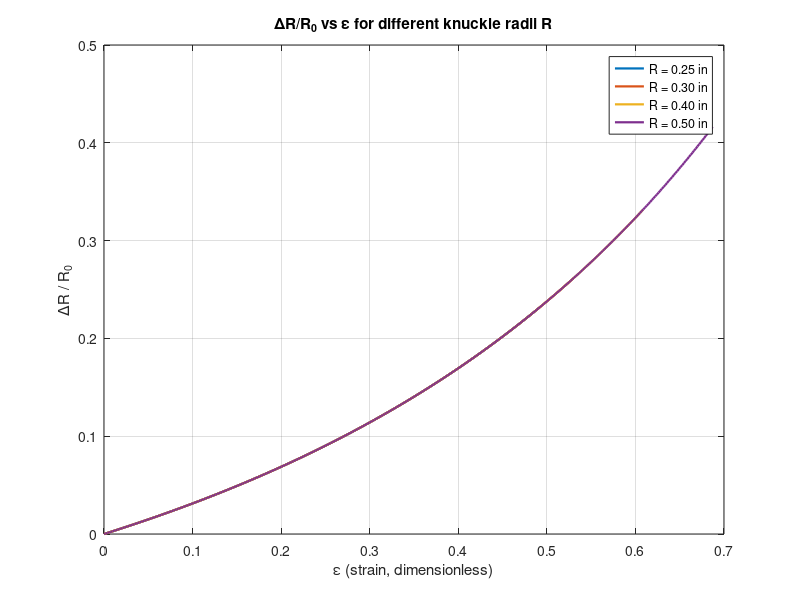

Here is the MATLAB script that generated this plot:
%% Parameters (consistent units)
rho_SI = 2.9e-7;                 % resistivity [Ohm·m] (adjust if different material)
rho    = rho_SI * 39.37007874;   % convert to [Ohm·inch] so L,w,h may be in inches

L  = 2.00;     % gauge length [in]
h  = 0.02;     % thickness [in]
w  = 0.02;     % width [in]
ro = 0.40;     % nominal/base resistance R0 [Ohm]

he    = 0.125; % neutral-axis offset [in]
delta = 0.250; % additional offset [in]

% Choose a few knuckle radii to compare
R_list = [0.25, 0.30, 0.40, 0.50];   % [in]

% Bend angle sweep (degrees -> radians)
theta_deg = linspace(0, 90, 361);    % 0:0.25:90 for smooth curves
theta_rad = deg2rad(theta_deg);      % radians for arc/curvature relations

%% Plot ΔR/R0 vs ε for each R
figure; hold on; grid on; box on;
set(gcf, 'Color', 'w');

for i = 1:numel(R_list)
    R = R_list(i);

    % Strain model (your expression): eps = (R + he + delta) * theta / L
    % NOTE: theta must be in radians for geometric relationships.
    eps = (R + he + delta) .* theta_rad ./ L;

    % Avoid the singularity at eps = 2 in the denominator
    valid = eps < 2;   % keep eps strictly below 2
    eps_v = eps(valid);

    % ΔR/R0 model (vectorized) — fixed variable name and element-wise ops
    % dR_R0 = (rho * L * eps * (8 - eps)) / (ro * w * h * (2 - eps)^2)
    dR_R0 = (rho .* L .* eps_v .* (8 - eps_v)) ./ (ro .* w .* h .* (2 - eps_v).^2);

    plot(eps_v, dR_R0, 'LineWidth', 1.6, ...
        'DisplayName', sprintf('R = %.2f in', R));
end

xlabel('\epsilon (strain, dimensionless)');
ylabel('\DeltaR / R_0');
title('\DeltaR/R_0 vs \epsilon for different knuckle radii R');
legend('Location','best'); hold off;



